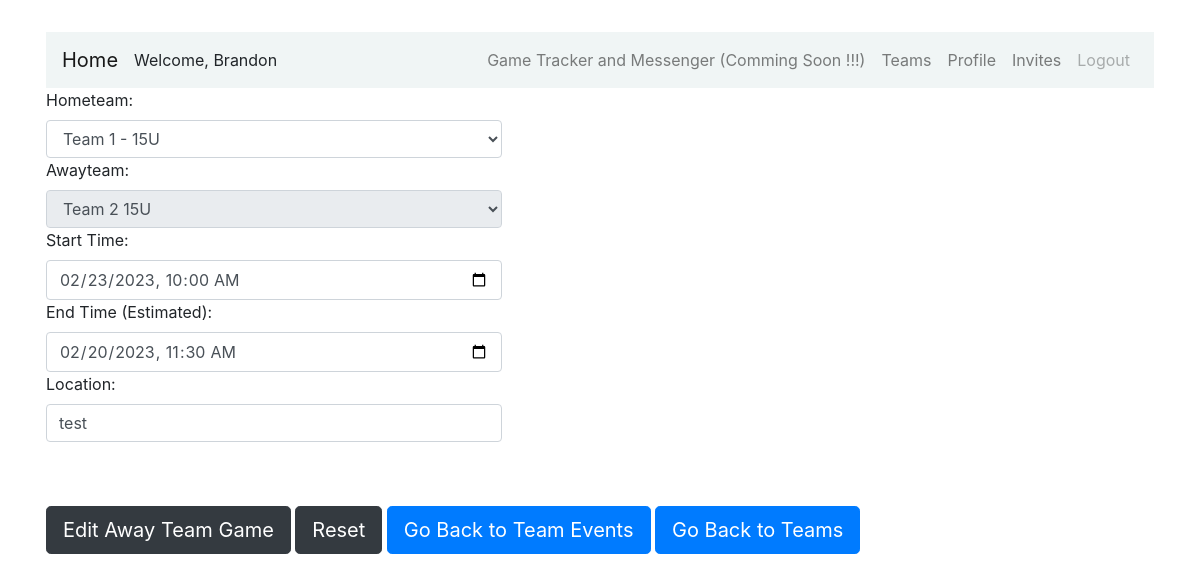
Screenshot of /team/event/game/away/edit/5 (signed in) with the database file from the repository.
### users/models.py (models this page shows)
class TeamGame(models.Model):
      TeamGameID = models.AutoField(primary_key=True)
      Start_Game_DateTime = models.DateTimeField(default=datetime.datetime.today)
      End_Game_DateTime = models.DateTimeField(default=datetime.datetime.today)
      HomeTeam = models.ForeignKey(Team, on_delete=models.CASCADE, related_name="Home_Team")
      AwayTeam = models.ForeignKey(Team, on_delete=models.CASCADE, related_name="Away_Team")
      Location = models.CharField(max_length=5000, default="")

### users/team_events.py (the view, shortened to what this page needs)
# urls.py: path('team/event/game/away/edit/<int:id>', UpdateAwayTeamGameViewAction, name="team-away-game-edit"),
@login_required
def UpdateAwayTeamGameViewAction(request,id):
    teamGame = get_object_or_404(TeamGame, TeamGameID = id)
    gameID = id
    teamSide='Away'
    teamID = 0
    teamName = ""
    if teamSide == 'Home':
       teamID = teamGame.HomeTeam_id
       teamHame = teamGame.HomeTeam.TeamName
    elif teamSide == 'Away':
         teamID = teamGame.AwayTeam_id
         teamHame = teamGame.AwayTeam.TeamName
    pageTitle = "Edit {} {} Game".format(teamSide, teamName)
    if(request.method == 'GET'):
       form = TeamGameForm(instance=teamGame)
       form.fields['StartGameDateTime'].initial = teamGame.Start_Game_DateTime
       form.fields['EndGameDateTime'].initial = teamGame.End_Game_DateTime
       return render(request, 'teams/events/Edit{}TeamGame.html'.format(teamSide), {'form': form, "PageTitle": pageTitle, "TeamID": teamID, "TeamSide": teamSide, "TeamGameID": gameID})

### users/forms.py
class TeamGameForm(forms.ModelForm):
      HomeTeam = forms.ModelChoiceField(required=False, queryset=Team.objects.all(), widget=forms.Select(attrs={'class': 'form-control'}))
      AwayTeam = forms.ModelChoiceField(required=False, queryset=Team.objects.all(), widget=forms.Select(attrs={'class': 'form-control'}))
      StartGameDateTime = forms.DateTimeField(label="Start Time", required=False,widget=forms.DateTimeInput(attrs={'class': 'form-control', 'type': 'datetime-local'}))
      EndGameDateTime = forms.DateTimeField(label="End Time (Estimated)", required=False,widget=forms.DateTimeInput(attrs={'class': 'form-control', 'type': 'datetime-local'}))
      Location = forms.CharField(required=False,widget=forms.TextInput(attrs={'class': 'form-control'}))
      class Meta:
        model=TeamGame
        fields=['HomeTeam', 'AwayTeam', 'StartGameDateTime', 'EndGameDateTime' ,'Location']

### users/models.py (called while the page is built)
      def __str__(self):
          return "{}".format(self.TeamName)

### users/templates/teams/events/EditAwayTeamGame.html (shortened to what this page needs)
{% extends "users/base.html" %}
{% block content %}
    <div class="form-content">
        <form method="post" id="creategameform" enctype="multipart/form-data">
            <div class="form-row">
                <div class="col-md-5">
                    <div class="form-group">
                        {{form}}
                    </div>
                </div>
                <div class="col-md-5">
                </div>
            </div>
            <br><br>
            <button type="submit" id="update" name="update" class="btn btn-dark btn-lg">Edit {{TeamSide}} Team Game</button>
            <button type="reset"  id="remove" name="remove"  class="btn btn-dark btn-lg">Reset</button>
            <a href="{% url 'team-events' TeamID %}" class="btn btn-primary btn-lg">Go Back to Team Events</a>
            <a href="{% url 'teams' %}" class="btn btn-primary btn-lg">Go Back to Teams</a>
        </form>
    </div>
{% endblock content %}

### users/templates/users/base.html (shortened to what this page needs)
<!doctype html>
<html lang="en">
<head>
    <link rel="stylesheet" href="https://maxcdn.bootstrapcdn.com/bootstrap/4.0.0/css/bootstrap.min.css">
	<link rel="stylesheet" href="https://use.fontawesome.com/releases/v5.8.2/css/all.css">
</head>
<body>
  <div class="container p-3 my-3">
    <div class="row">
      <div class="col-md-12">
        <nav class="navbar navbar-expand-md navbar-light " style="background-color: #f0f5f5">
          <a href="/" class="navbar-brand">Home</a>Welcome, {{user.first_name.title|default:'Guest'}}
            <div class="collapse navbar-collapse" id="navbarCollapse">
                <div class="navbar-nav ml-auto">
                  {% if user.is_authenticated %}
                    <ul class="nav ">
                      <li class="nav-item">
                        <a class="nav-link" href="" class="nav-link disabled" class="nav-item nav-link">Game Tracker and Messenger (Comming Soon !!!)</a>
                      </li>
                      <li class="nav-item">
                        <a class="nav-link" href="{% url 'teams' %}" class="nav-item nav-link">Teams</a>
                      </li>
                      <li class="nav-item">
                        <a class="nav-link" href="{% url 'users-profile' %}" class="nav-item nav-link">Profile</a>
                      </li>
                      <li class="nav-item">
                        <a class="nav-link" href="{% url 'team-invites' %}" class="nav-item nav-link">Invites</a>
                      </li>
                      <li class="nav-item">
                        <a class="nav-link disabled" href="{% url 'logout' %}" class="nav-item nav-link">Logout</a></a>
                      </li>
                    </ul>
                  {% else %}
                    <a href="{% url 'login' %}" class="nav-item nav-link">Sign in</a>
                  {% endif %}
                </div>
            </div>
        </nav>
        {% block content %}{% endblock %}
      </div>
    </div>
  </div>
</body>
</html>

### rows the page displays
TeamGame: HomeTeam "Team 1 - 15U", AwayTeam "Team 2 15U", Location "test"

### other values shown
{{ user.first_name.title|default:'Guest' }} "Brandon"
{{ TeamSide }} "Away"
